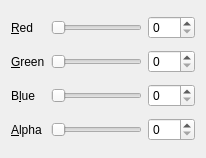
<?xml version="1.0" encoding="UTF-8"?>
<ui version="4.0">
 <class>ColourSelectorWidget</class>
 <widget class="QWidget" name="ColourSelectorWidget">
  <property name="geometry">
   <rect>
    <x>0</x>
    <y>0</y>
    <width>206</width>
    <height>158</height>
   </rect>
  </property>
  <property name="sizePolicy">
   <sizepolicy hsizetype="Preferred" vsizetype="Fixed">
    <horstretch>0</horstretch>
    <verstretch>0</verstretch>
   </sizepolicy>
  </property>
  <property name="windowTitle">
   <string>Form</string>
  </property>
  <layout class="QGridLayout" name="gridLayout">
   <item row="0" column="0">
    <widget class="QLabel" name="redLabel">
     <property name="sizePolicy">
      <sizepolicy hsizetype="Fixed" vsizetype="Preferred">
       <horstretch>0</horstretch>
       <verstretch>0</verstretch>
      </sizepolicy>
     </property>
     <property name="text">
      <string>&amp;Red</string>
     </property>
     <property name="buddy">
      <cstring>redSpinBox</cstring>
     </property>
    </widget>
   </item>
   <item row="0" column="1">
    <widget class="QSlider" name="redSlider">
     <property name="maximum">
      <number>255</number>
     </property>
     <property name="pageStep">
      <number>8</number>
     </property>
     <property name="orientation">
      <enum>Qt::Horizontal</enum>
     </property>
    </widget>
   </item>
   <item row="0" column="2">
    <widget class="QSpinBox" name="redSpinBox">
     <property name="sizePolicy">
      <sizepolicy hsizetype="Fixed" vsizetype="Fixed">
       <horstretch>0</horstretch>
       <verstretch>0</verstretch>
      </sizepolicy>
     </property>
     <property name="maximum">
      <number>255</number>
     </property>
     <property name="value">
      <number>0</number>
     </property>
    </widget>
   </item>
   <item row="1" column="0">
    <widget class="QLabel" name="greenLabel">
     <property name="sizePolicy">
      <sizepolicy hsizetype="Fixed" vsizetype="Preferred">
       <horstretch>0</horstretch>
       <verstretch>0</verstretch>
      </sizepolicy>
     </property>
     <property name="text">
      <string>&amp;Green</string>
     </property>
     <property name="buddy">
      <cstring>greenSpinBox</cstring>
     </property>
    </widget>
   </item>
   <item row="1" column="1">
    <widget class="QSlider" name="greenSlider">
     <property name="maximum">
      <number>255</number>
     </property>
     <property name="pageStep">
      <number>8</number>
     </property>
     <property name="orientation">
      <enum>Qt::Horizontal</enum>
     </property>
    </widget>
   </item>
   <item row="1" column="2">
    <widget class="QSpinBox" name="greenSpinBox">
     <property name="sizePolicy">
      <sizepolicy hsizetype="Fixed" vsizetype="Fixed">
       <horstretch>0</horstretch>
       <verstretch>0</verstretch>
      </sizepolicy>
     </property>
     <property name="maximum">
      <number>255</number>
     </property>
     <property name="value">
      <number>0</number>
     </property>
    </widget>
   </item>
   <item row="2" column="0">
    <widget class="QLabel" name="blueLabel">
     <property name="sizePolicy">
      <sizepolicy hsizetype="Fixed" vsizetype="Preferred">
       <horstretch>0</horstretch>
       <verstretch>0</verstretch>
      </sizepolicy>
     </property>
     <property name="text">
      <string>B&amp;lue</string>
     </property>
     <property name="buddy">
      <cstring>blueSpinBox</cstring>
     </property>
    </widget>
   </item>
   <item row="2" column="1">
    <widget class="QSlider" name="blueSlider">
     <property name="maximum">
      <number>255</number>
     </property>
     <property name="pageStep">
      <number>8</number>
     </property>
     <property name="orientation">
      <enum>Qt::Horizontal</enum>
     </property>
    </widget>
   </item>
   <item row="2" column="2">
    <widget class="QSpinBox" name="blueSpinBox">
     <property name="sizePolicy">
      <sizepolicy hsizetype="Fixed" vsizetype="Fixed">
       <horstretch>0</horstretch>
       <verstretch>0</verstretch>
      </sizepolicy>
     </property>
     <property name="maximum">
      <number>255</number>
     </property>
     <property name="value">
      <number>0</number>
     </property>
    </widget>
   </item>
   <item row="3" column="0">
    <widget class="QLabel" name="alphaLabel">
     <property name="sizePolicy">
      <sizepolicy hsizetype="Fixed" vsizetype="Preferred">
       <horstretch>0</horstretch>
       <verstretch>0</verstretch>
      </sizepolicy>
     </property>
     <property name="text">
      <string>&amp;Alpha</string>
     </property>
     <property name="buddy">
      <cstring>alphaSpinBox</cstring>
     </property>
    </widget>
   </item>
   <item row="3" column="1">
    <widget class="QSlider" name="alphaSlider">
     <property name="maximum">
      <number>255</number>
     </property>
     <property name="pageStep">
      <number>8</number>
     </property>
     <property name="orientation">
      <enum>Qt::Horizontal</enum>
     </property>
    </widget>
   </item>
   <item row="3" column="2">
    <widget class="QSpinBox" name="alphaSpinBox">
     <property name="sizePolicy">
      <sizepolicy hsizetype="Fixed" vsizetype="Fixed">
       <horstretch>0</horstretch>
       <verstretch>0</verstretch>
      </sizepolicy>
     </property>
     <property name="maximum">
      <number>255</number>
     </property>
     <property name="value">
      <number>0</number>
     </property>
    </widget>
   </item>
  </layout>
 </widget>
 <tabstops>
  <tabstop>redSpinBox</tabstop>
  <tabstop>greenSpinBox</tabstop>
 </tabstops>
 <resources/>
 <connections>
  <connection>
   <sender>redSlider</sender>
   <signal>valueChanged(int)</signal>
   <receiver>redSpinBox</receiver>
   <slot>setValue(int)</slot>
   <hints>
    <hint type="sourcelabel">
     <x>103</x>
     <y>20</y>
    </hint>
    <hint type="destinationlabel">
     <x>153</x>
     <y>24</y>
    </hint>
   </hints>
  </connection>
  <connection>
   <sender>greenSlider</sender>
   <signal>valueChanged(int)</signal>
   <receiver>greenSpinBox</receiver>
   <slot>setValue(int)</slot>
   <hints>
    <hint type="sourcelabel">
     <x>80</x>
     <y>62</y>
    </hint>
    <hint type="destinationlabel">
     <x>157</x>
     <y>65</y>
    </hint>
   </hints>
  </connection>
  <connection>
   <sender>blueSlider</sender>
   <signal>valueChanged(int)</signal>
   <receiver>blueSpinBox</receiver>
   <slot>setValue(int)</slot>
   <hints>
    <hint type="sourcelabel">
     <x>84</x>
     <y>91</y>
    </hint>
    <hint type="destinationlabel">
     <x>168</x>
     <y>90</y>
    </hint>
   </hints>
  </connection>
  <connection>
   <sender>blueSpinBox</sender>
   <signal>valueChanged(int)</signal>
   <receiver>blueSlider</receiver>
   <slot>setValue(int)</slot>
   <hints>
    <hint type="sourcelabel">
     <x>162</x>
     <y>104</y>
    </hint>
    <hint type="destinationlabel">
     <x>102</x>
     <y>90</y>
    </hint>
   </hints>
  </connection>
  <connection>
   <sender>greenSpinBox</sender>
   <signal>valueChanged(int)</signal>
   <receiver>greenSlider</receiver>
   <slot>setValue(int)</slot>
   <hints>
    <hint type="sourcelabel">
     <x>155</x>
     <y>51</y>
    </hint>
    <hint type="destinationlabel">
     <x>98</x>
     <y>54</y>
    </hint>
   </hints>
  </connection>
  <connection>
   <sender>redSpinBox</sender>
   <signal>valueChanged(int)</signal>
   <receiver>redSlider</receiver>
   <slot>setValue(int)</slot>
   <hints>
    <hint type="sourcelabel">
     <x>154</x>
     <y>27</y>
    </hint>
    <hint type="destinationlabel">
     <x>75</x>
     <y>26</y>
    </hint>
   </hints>
  </connection>
  <connection>
   <sender>alphaSlider</sender>
   <signal>valueChanged(int)</signal>
   <receiver>alphaSpinBox</receiver>
   <slot>setValue(int)</slot>
   <hints>
    <hint type="sourcelabel">
     <x>96</x>
     <y>121</y>
    </hint>
    <hint type="destinationlabel">
     <x>166</x>
     <y>127</y>
    </hint>
   </hints>
  </connection>
  <connection>
   <sender>alphaSpinBox</sender>
   <signal>valueChanged(int)</signal>
   <receiver>alphaSlider</receiver>
   <slot>setValue(int)</slot>
   <hints>
    <hint type="sourcelabel">
     <x>170</x>
     <y>132</y>
    </hint>
    <hint type="destinationlabel">
     <x>86</x>
     <y>125</y>
    </hint>
   </hints>
  </connection>
 </connections>
</ui>
